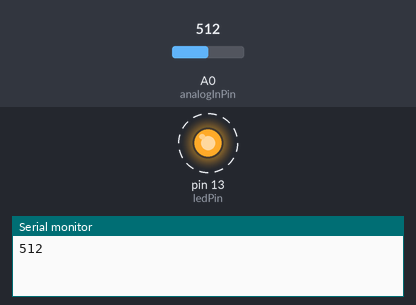
The sketch below on a simulated Arduino Uno, built with avr-gcc and run on an emulated ATmega328P. On the bench: output pins drawn as LEDs (lit = HIGH), the last lines printed to the serial monitor. Dashed ring = blinking. The test bench sets the inputs (shaded band); at power-on: A0 (analogInPin) = 512. EEPROM starts erased.

Above: at 1.3 s.
1.4 s: A0 (analogInPin) set to 900
At 1.59 s:
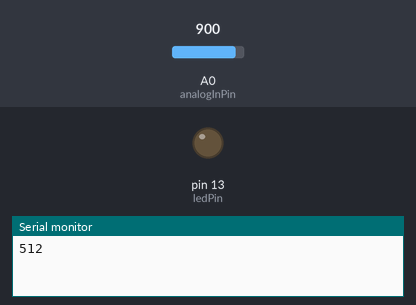
4.6 s: A0 (analogInPin) set to 1023
At 5.5 s:
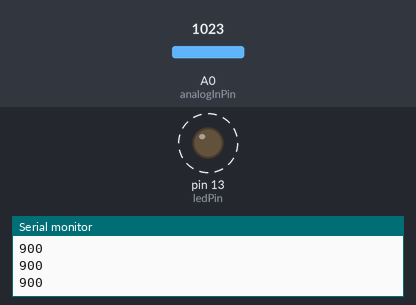
Timing chart, 0 to 13.8 s (numbered marks = the images above; inputs shaded):
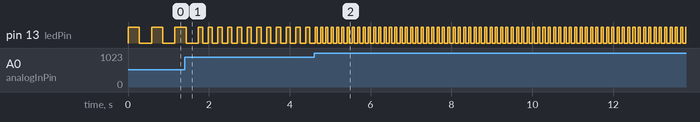

Measured:
- after the input at 4.6 s, pin 13 (ledPin): alternates HIGH for 0.05 s and LOW for 0.08 s, starting after 0.08 s
- by itself, pin 13 (ledPin): repeats every 0.24 s: HIGH 0.11 s, LOW 0.14 s

The sketch:

sketch_apr04a.ino
```cpp
#include <EEPROM.h>

const int ledPin = 13; // пин светодиода
const int analogInPin = A0; // пин АЦП
int sensorValue = 0; // значение с АЦП
unsigned long previousMillis = 0; // предыдущее время в миллисекундах
const long interval = 1000; // интервал между морганиями светодиода (1 секунда)
const int eepromSize = 10; // количество значений для записи во флэш-память
int eepromIndex = 0; // индекс текущего значения во флэш-памяти

void setup() {
  pinMode(ledPin, OUTPUT); // устанавливаем пин светодиода на вывод
  Serial.begin(9600); // инициализируем UART порт
}

void loop() {
  // получаем значение с АЦП
  sensorValue = analogRead(analogInPin);

  // мигаем светодиодом со скоростью, зависящей от значения с АЦП
  digitalWrite(ledPin, HIGH);
  delay(map(sensorValue, 0, 1023, 500, 50));
  digitalWrite(ledPin, LOW);
  delay(map(sensorValue, 0, 1023, 500, 50));

  // отправляем значение на компьютер каждую секунду
  unsigned long currentMillis = millis();
  if (currentMillis - previousMillis >= interval) {
    previousMillis = currentMillis;
    Serial.println(sensorValue);
  }

  // записываем значение во флэш-память каждые 5 секунд
  if (currentMillis % 5000 == 0) {
    EEPROM.write(eepromIndex, sensorValue);
    eepromIndex = (eepromIndex + 1) % eepromSize;
  }

  // очищаем флэш-память после записи 10 значений
  if (eepromIndex == 0) {
    for (int i = 0; i < eepromSize; i++) {
      EEPROM.write(i, 255); //заменяем заполненные ячейки на значение 255, так как по умолчанию незатронутые ячейки хранят в себе эти значения
    }
  }
}
```
